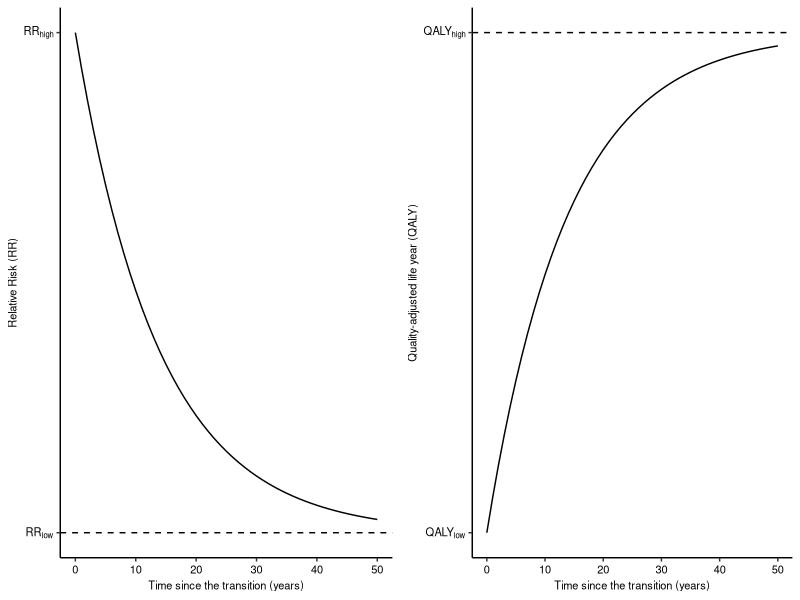

Write R code to recreate this figure.
library(ggplot2)
library(dplyr)
library(grid)
library(gridExtra)

outDirPlot <- file.path("code/figures/microscenario_plots/plots/main_plots/outPlot")

foregroundCol <- "black"
backgroundCol <- "white"
axisTextSize <- 8

df_RR <- data.frame(x=seq(0, 50, 1)) %>% mutate(y=0.93^x)
df_QALY <- data.frame(x=seq(0, 50, 1)) %>% mutate(y=1-0.93^x)

pRR <- ggplot(data=df_RR, aes(x=x, y=y)) +
        geom_line() +
        geom_hline(yintercept = c(0), linetype="dashed") +
        theme_classic() +
        scale_y_continuous(breaks=c(0,1), labels=c(expression("RR"["low"]),expression("RR"["high"]))) +
        theme(axis.text.x  = element_text(color=foregroundCol, size=axisTextSize),
              axis.text.y = element_text(color=foregroundCol, size=axisTextSize),
              axis.title.x  = element_text(color=foregroundCol, size=axisTextSize),
              axis.title.y = element_text(color=foregroundCol, size=axisTextSize)) +
        labs(x="Time since the transition (years)", y="Relative Risk (RR)")

pQALY <- ggplot(data=df_QALY, aes(x=x, y=y)) +
    geom_line() +
    geom_hline(yintercept = c(1), linetype="dashed") +
    theme_classic() +
    scale_y_continuous(breaks=c(0,1), labels=c(expression("QALY"["low"]),expression("QALY"["high"]))) +
    theme(axis.text.x  = element_text(color=foregroundCol, size=axisTextSize),
          axis.text.y = element_text(color=foregroundCol, size=axisTextSize),
          axis.title.x  = element_text(color=foregroundCol, size=axisTextSize),
          axis.title.y = element_text(color=foregroundCol, size=axisTextSize)) +
    labs(x="Time since the transition (years)", y="Quality-adjusted life year (QALY)")

png(file.path(outDirPlot, paste0('RR_transition.png')),
    bg=backgroundCol, height=7,width=15,units='cm',res=400,pointsize=10)
grid.arrange(pRR, pQALY, nrow=1)
dev.off()